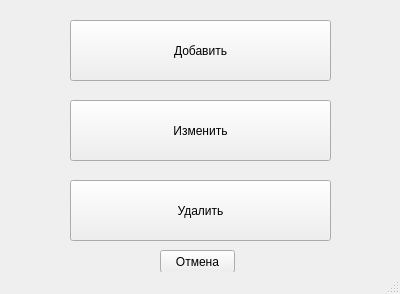
<?xml version="1.0" encoding="UTF-8"?>
<ui version="4.0">
 <class>MainWindow</class>
 <widget class="QMainWindow" name="MainWindow">
  <property name="geometry">
   <rect>
    <x>0</x>
    <y>0</y>
    <width>400</width>
    <height>294</height>
   </rect>
  </property>
  <property name="windowTitle">
   <string>MainWindow</string>
  </property>
  <widget class="QWidget" name="centralwidget">
   <widget class="QPushButton" name="addBtn">
    <property name="geometry">
     <rect>
      <x>70</x>
      <y>20</y>
      <width>261</width>
      <height>61</height>
     </rect>
    </property>
    <property name="text">
     <string>Добавить</string>
    </property>
   </widget>
   <widget class="QPushButton" name="editBtn">
    <property name="geometry">
     <rect>
      <x>70</x>
      <y>100</y>
      <width>261</width>
      <height>61</height>
     </rect>
    </property>
    <property name="text">
     <string>Изменить</string>
    </property>
   </widget>
   <widget class="QPushButton" name="deleteBtn">
    <property name="geometry">
     <rect>
      <x>70</x>
      <y>180</y>
      <width>261</width>
      <height>61</height>
     </rect>
    </property>
    <property name="text">
     <string>Удалить</string>
    </property>
   </widget>
   <widget class="QPushButton" name="cancelBtn">
    <property name="geometry">
     <rect>
      <x>160</x>
      <y>250</y>
      <width>75</width>
      <height>23</height>
     </rect>
    </property>
    <property name="text">
     <string>Отмена</string>
    </property>
   </widget>
  </widget>
  <widget class="QStatusBar" name="statusbar"/>
 </widget>
 <resources/>
 <connections/>
</ui>
